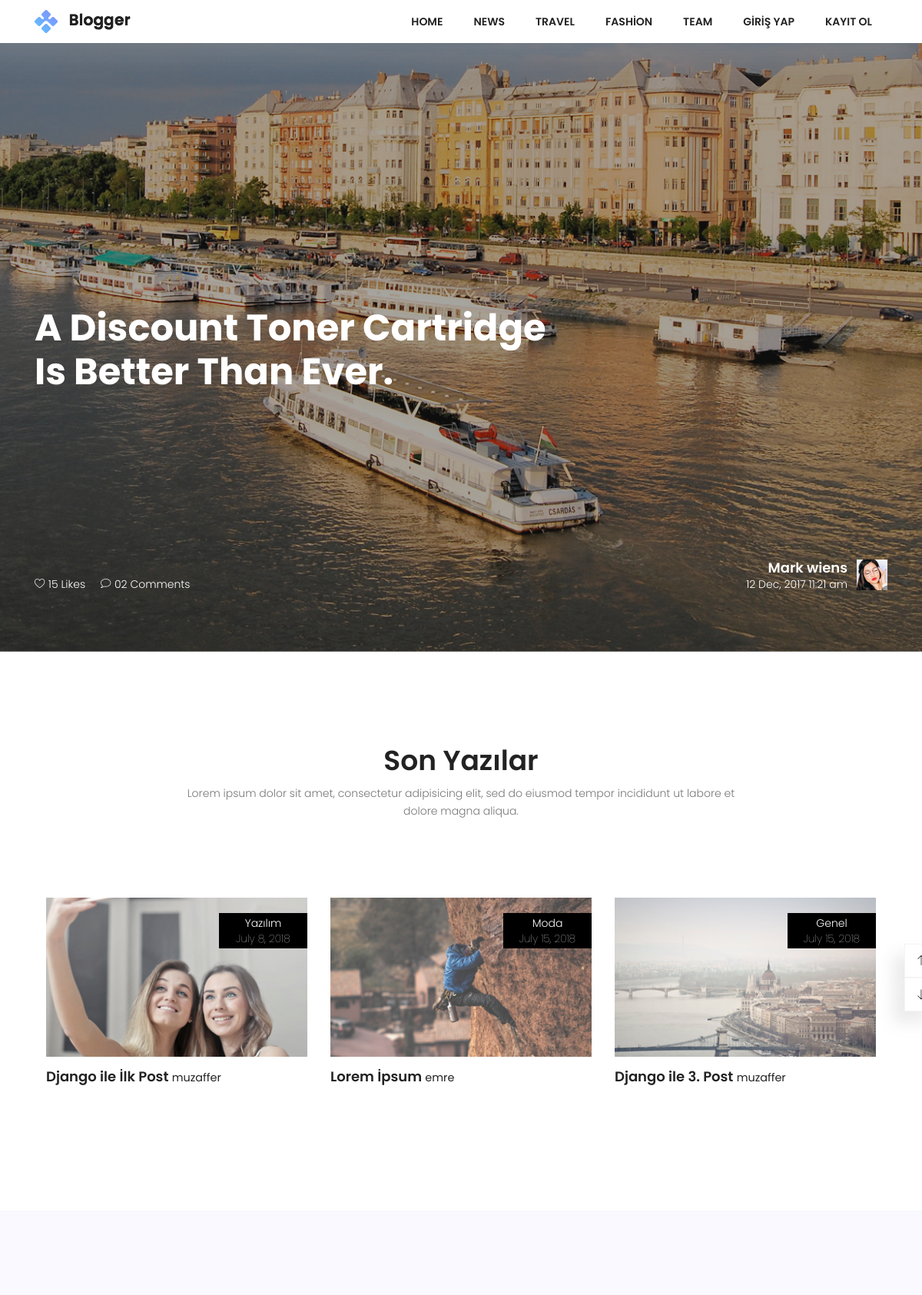
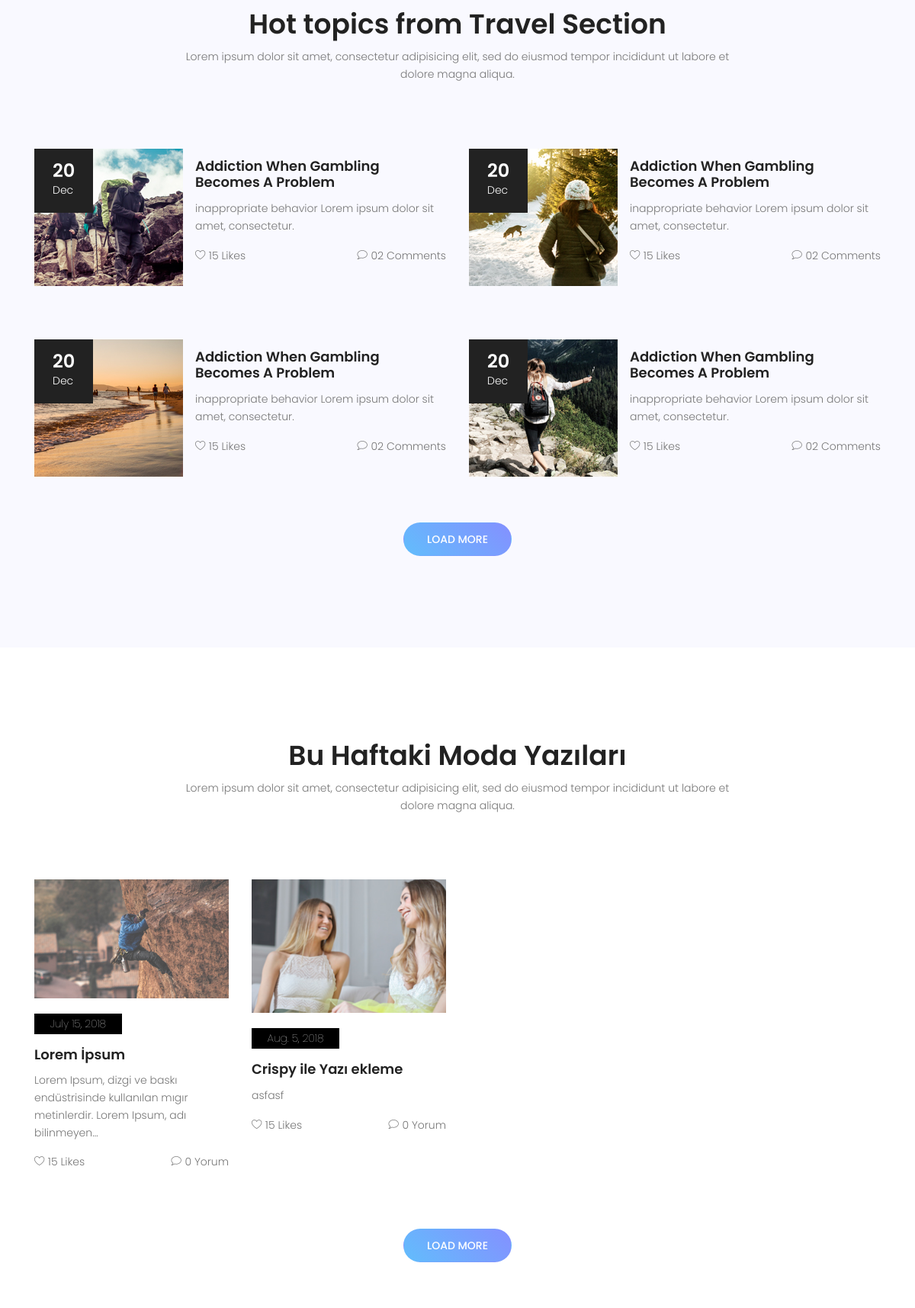
The page / (upper part) on the database its author committed (2 pictures, top to bottom).
### posts/models.py (models this page shows, shortened)
class Post(models.Model):
    user = models.ForeignKey(settings.AUTH_USER_MODEL,on_delete=models.CASCADE,default=1)
    title = models.CharField(max_length=150)
    image = models.ImageField(upload_to='uploads/',blank=True)
    content = models.TextField()
    slug = models.SlugField(unique=True,editable=False)
    created = models.DateField(auto_now_add=True)
    updated = models.DateField(auto_now=True)
    category = models.ForeignKey(Category,on_delete=models.CASCADE,related_name="posts")
    def commentCount(self):
        return self.comments.all().count()

class Category(models.Model):
    title = models.CharField(max_length=150)
    slug = models.SlugField(unique=True,editable=False)

### posts/views.py (the view)
# urls.py: path('', IndexView.as_view(), name='index'),
class IndexView(TemplateView):
    template_name = 'posts/index.html'
    def get_context_data(self, **kwargs):
        context = super(IndexView,self).get_context_data(**kwargs)
        context['posts']  = Post.objects.all()
        context['title'] = 'Son Yazılar'
        context['fashion'] = Category.objects.get(slug='moda')
        return context

### posts/templates/posts/index.html (shortened to what this page needs)
{% extends "base.html" %}
{% load static %}
{% block content %}
			<section class="banner-area relative" id="home" data-parallax="scroll" data-image-src="{% static "img/header-bg.jpg" %}">
				<div class="overlay-bg overlay"></div>
				<div class="container">
					<div class="row fullscreen">
						<div class="banner-content d-flex align-items-center col-lg-12 col-md-12">
							<h1>
								A Discount Toner Cartridge <br>
								Is Better Than Ever.
							</h1>
						</div>
						<div class="head-bottom-meta d-flex justify-content-between align-items-end col-lg-12">
							<div class="col-lg-6 flex-row d-flex meta-left no-padding">
								<p><span class="lnr lnr-heart"></span> 15 Likes</p>
								<p><span class="lnr lnr-bubble"></span> 02 Comments</p>
							</div>
							<div class="col-lg-6 flex-row d-flex meta-right no-padding justify-content-end">
								<div class="user-meta">
									<h4 class="text-white">Mark wiens</h4>
									<p>12 Dec, 2017 11:21 am</p>
								</div>
								<img class="img-fluid user-img" src="{% static "img/user.jpg" %}" alt="">
							</div>
						</div>
					</div>
				</div>
			</section>
			<section class="category-area section-gap" id="news">
				<div class="container">
					<div class="row d-flex justify-content-center">
						<div class="menu-content pb-70 col-lg-8">
							<div class="title text-center">
								<h1 class="mb-10">{{ title }}</h1>
								<p>Lorem ipsum dolor sit amet, consectetur adipisicing elit, sed do eiusmod tempor incididunt ut labore  et dolore magna aliqua.</p>
							</div>
						</div>
					</div>
					<div class="active-cat-carusel">
						{% for post in posts %}
						<div class="item single-cat">
							<img src="{{ post.image.url }}" alt="">
							<p class="date" style="position:absolute;top:15px; right:15px; font-weight:300">{{ post.category.title }}</p>
							<p class="date" style="position:absolute;top:35px; right:15px;">{{ post.created }}</p>
							<h4 class="mt-15"><a href="{% url 'single' post.slug %}">{{ post.title }}</a> <small>{{ post.user.username}}</small></h4>
						</div>
						{% endfor %}
					</div>
				</div>
			</section>
			<section class="travel-area section-gap" id="travel">
				<div class="container">
					<div class="row d-flex justify-content-center">
						<div class="menu-content pb-70 col-lg-8">
							<div class="title text-center">
								<h1 class="mb-10">Hot topics from Travel Section</h1>
								<p>Lorem ipsum dolor sit amet, consectetur adipisicing elit, sed do eiusmod tempor incididunt ut labore  et dolore magna aliqua.</p>
							</div>
						</div>
					</div>
					<div class="row">
						<div class="col-lg-6 travel-left">
							<div class="single-travel media pb-70">
							  <img class="img-fluid d-flex  mr-3" src="{% static "img/t1.jpg" %} " alt="">
							  <div class="dates">
							  	<span>20</span>
							  	<p>Dec</p>
							  </div>
							  <div class="media-body align-self-center">
							    <h4 class="mt-0"><a href="#">Addiction When Gambling
							    Becomes A Problem</a></h4>
							    <p>inappropriate behavior Lorem ipsum dolor sit amet, consectetur.</p>
								<div class="meta-bottom d-flex justify-content-between">
									<p><span class="lnr lnr-heart"></span> 15 Likes</p>
									<p><span class="lnr lnr-bubble"></span> 02 Comments</p>
								</div>
							  </div>
							</div>
							<div class="single-travel media">
							  <img class="img-fluid d-flex  mr-3" src="{% static "img/t3.jpg" %} " alt="">
							  <div class="dates">
							  	<span>20</span>
							  	<p>Dec</p>
							  </div>
							  <div class="media-body align-self-center">
							    <h4 class="mt-0"><a href="#">Addiction When Gambling
							    Becomes A Problem</a></h4>
							    <p>inappropriate behavior Lorem ipsum dolor sit amet, consectetur.</p>
								<div class="meta-bottom d-flex justify-content-between">
									<p><span class="lnr lnr-heart"></span> 15 Likes</p>
									<p><span class="lnr lnr-bubble"></span> 02 Comments</p>
								</div>
							  </div>
							</div>
						</div>
						<div class="col-lg-6 travel-right">
							<div class="single-travel media pb-70">
							  <img class="img-fluid d-flex  mr-3" src="{% static "img/t2.jpg"  %} " alt="">
							  <div class="dates">
							  	<span>20</span>
							  	<p>Dec</p>
							  </div>
							  <div class="media-body align-self-center">
							    <h4 class="mt-0"><a href="#">Addiction When Gambling
							    Becomes A Problem</a></h4>
							    <p>inappropriate behavior Lorem ipsum dolor sit amet, consectetur.</p>
								<div class="meta-bottom d-flex justify-content-between">
									<p><span class="lnr lnr-heart"></span> 15 Likes</p>
									<p><span class="lnr lnr-bubble"></span> 02 Comments</p>
								</div>
							  </div>
							</div>
							<div class="single-travel media">
							  <img class="img-fluid d-flex  mr-3" src="{% static "img/t4.jpg"  %} "alt="">
							  <div class="dates">
							  	<span>20</span>
							  	<p>Dec</p>
							  </div>
							  <div class="media-body align-self-center">
							    <h4 class="mt-0"><a href="#">Addiction When Gambling
							    Becomes A Problem</a></h4>
							    <p>inappropriate behavior Lorem ipsum dolor sit amet, consectetur.</p>
								<div class="meta-bottom d-flex justify-content-between">
									<p><span class="lnr lnr-heart"></span> 15 Likes</p>
									<p><span class="lnr lnr-bubble"></span> 02 Comments</p>
								</div>
							  </div>
							</div>
						</div>
						<a href="#" class="primary-btn load-more pbtn-2 text-uppercase mx-auto mt-60">Load More </a>
					</div>
				</div>
			</section>
			<section class="fashion-area section-gap" id="fashion">
				<div class="container">
					<div class="row d-flex justify-content-center">
						<div class="menu-content pb-70 col-lg-8">
							<div class="title text-center">
								<h1 class="mb-10">Bu Haftaki Moda Yazıları</h1>
								<p>Lorem ipsum dolor sit amet, consectetur adipisicing elit, sed do eiusmod tempor incididunt ut labore  et dolore magna aliqua.</p>
							</div>
						</div>
					</div>
					<div class="row">
						{% for post in fashion.posts.all %}
						<div class="col-lg-3 col-md-6 single-fashion">
							<img class="img-fluid" src="{{ post.image.url }} " alt="">
							<p class="date">{{ post.created }}</p>
							<h4><a href="#">{{ post.title }}</a></h4>
							<p>
								{{ post.content|truncatechars:100 }}
							</p>
							<div class="meta-bottom d-flex justify-content-between">
								<p><span class="lnr lnr-heart"></span> 15 Likes</p>
								<p><span class="lnr lnr-bubble"></span> {{ post.commentCount }} Yorum </p>
							</div>
						</div>
						{% endfor %}
					</div>
						<p style="text-align:center"><a href="#" class="primary-btn load-more pbtn-2 text-uppercase mx-auto mt-60">Load More </a></p>
				</div>
			</section>
{% endblock %}

### static/css/main.css (style rules this page uses)
body { color:#777;font-family:"Poppins",sans-serif;font-size:14px;font-weight:300;line-height:1.625em;position:relative }
a { -webkit-transition:all 0.3s ease 0s;-moz-transition:all 0.3s ease 0s;-o-transition:all 0.3s ease 0s;transition:all 0.3s ease 0s }
a,a:focus,a:hover { text-decoration:none;outline:0 }
h1,h2,h3,h4,h5,h6 { font-family:"Poppins",sans-serif;color:#222;line-height:1.2em !important;margin-bottom:0;margin-top:0;font-weight:600 }
h1,.h1 { font-size:36px }
h4,.h4 { font-size:18px }
.mt-15 { margin-top:15px }
.mt-60 { margin-top:60px }
.mb-10 { margin-bottom:10px }
.pb-70 { padding-bottom:70px }
.text-white { color:#fff }
.text-center { text-align:center }
.relative { position:relative }
.overlay { position:absolute;left:0;right:0;top:0;bottom:0 }
.no-padding { padding:0 }
h1 { font-size:36px }
h4 { font-size:18px }
h1,h2,h3,h4,h5,h6 { line-height:1.5em }
body { position:relative }
.section-gap { padding:120px 0 }
.p1-gradient-bg,.primary-btn,.footer-social a:hover,.single-footer-widget .bb-btn,.generic-banner,.tags ul a:hover,.overlay,.about_widget button:hover,.tag_widget ul li a:hover,.top-section-area { background-image:-moz-linear-gradient(45deg, #62bdfc 0%, #8490ff 100%);background-image:-webkit-linear-gradient(45deg, #62bdfc 0%, #8490ff 100%);background-image:-ms-linear-gradient(45deg, #62bdfc 0%, #8490ff 100%) }
.primary-btn { line-height:42px;padding-left:30px;padding-right:60px;border-radius:25px;border:none;color:#fff;display:inline-block;font-weight:500;position:relative;-webkit-transition:all 0.3s ease 0s;-moz-transition:all 0.3s ease 0s;-o-transition:all 0.3s ease 0s;transition:all 0.3s ease 0s;cursor:pointer;text-transform:uppercase;position:relative }
.load-more { border:1px solid transparent }
.pbtn-2 { padding-left:30px;padding-right:30px }
.banner-area .overlay { background:#222;opacity:.4 }
.banner-content { margin-top:25% }
.banner-content h1 { color:#fff;font-size:48px;font-weight:700;line-height:1.15em;margin-bottom:20px }
.head-bottom-meta { bottom:0px;color:#fff;padding-bottom:60px }
.head-bottom-meta .meta-left p { margin-right:20px;color:#fff }
.head-bottom-meta .user-meta { margin-right:12px;text-align:right }
.head-bottom-meta .user-img { height:80% }
.single-cat { padding:15px }
.single-cat img { -webkit-transition:all 0.3s ease 0s;-moz-transition:all 0.3s ease 0s;-o-transition:all 0.3s ease 0s;transition:all 0.3s ease 0s }
.single-cat .date { background-color:#000;color:#fff;font-weight:100;padding:2px 15px;width:115px;text-align:center;margin-top:20px }
.single-cat a { color:#222 }
.travel-area { background:#f9f9ff }
.single-travel h4 { margin-bottom:12px;-webkit-transition:all 0.3s ease 0s;-moz-transition:all 0.3s ease 0s;-o-transition:all 0.3s ease 0s;transition:all 0.3s ease 0s }
.single-travel a { color:#222 }
.single-travel img { -webkit-transition:all 0.3s ease 0s;-moz-transition:all 0.3s ease 0s;-o-transition:all 0.3s ease 0s;transition:all 0.3s ease 0s }
.single-travel .dates { background:#222;color:#fff;padding:18px 24px;position:absolute }
.single-travel .dates span { font-size:24px;font-weight:600 }
.single-travel .dates p { font-size:14px;margin-bottom:0 }
.single-fashion img { -webkit-transition:all 0.3s ease 0s;-moz-transition:all 0.3s ease 0s;-o-transition:all 0.3s ease 0s;transition:all 0.3s ease 0s }
.single-fashion h4 { margin-bottom:12px;-webkit-transition:all 0.3s ease 0s;-moz-transition:all 0.3s ease 0s;-o-transition:all 0.3s ease 0s;transition:all 0.3s ease 0s }
.single-fashion a { color:#222 }
.single-fashion .date { background-color:#000;color:#fff;font-weight:100;padding:2px 15px;width:115px;text-align:center;margin-top:20px }
.overlay { position:absolute;top:0;bottom:0;left:0;right:0;height:100%;width:100%;opacity:0;transition:.5s ease }

### rows shown on the page
Post: image (picture), category "Yazılım", created "July 8, 2018", title "Django ile İlk Post", user.username "muzaffer"
Post: image (picture), category "Moda", created "July 15, 2018", title "Lorem İpsum", user.username "emre", content "Lorem Ipsum, dizgi ve baskı endüstrisinde kullanılan mıgır metinlerdir. Lorem Ipsum, adı bilinmeyen…", commentCount "0"
Post: image (picture), category "Genel", created "July 15, 2018", title "Django ile 3. Post", user.username "muzaffer"
Post: image (picture), created "Aug. 5, 2018", title "Crispy ile Yazı ekleme", content "asfasf", commentCount "0"

### other values the page prints
{{ title }} "Son Yazılar"
